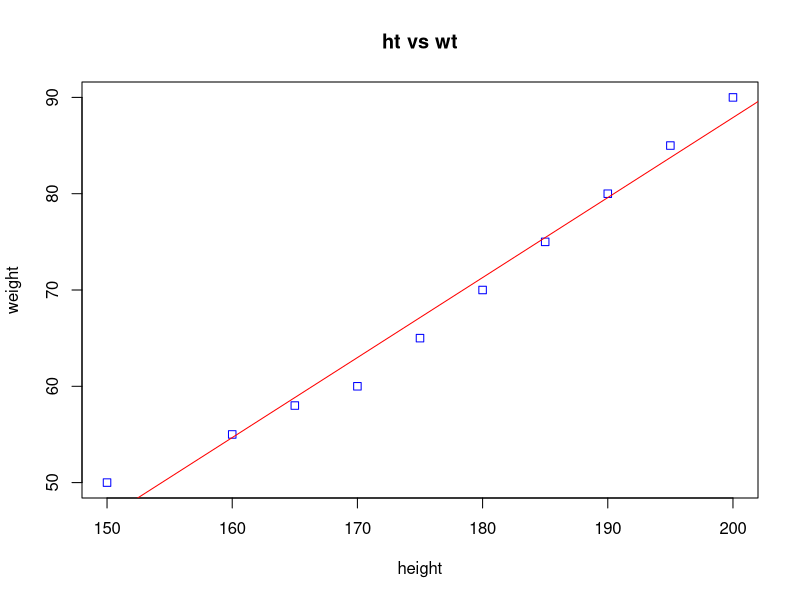

R code for this plot:
height<-c(150,160,165,170,175,180,185,190,195,200)
weight<-c(50,55,58,60,65,70,75,80,85,90)
data<-data.frame(height,weight)
model<-lm(weight~height,data=data)
print(summary(model))
plot(height,weight,main="ht vs wt",xlab="height",ylab="weight",pch=0,col="blue")
abline(model,col="red")
predicted<-predict(model,data.frame(height=172.5))
cat("the predicted output is",predicted )